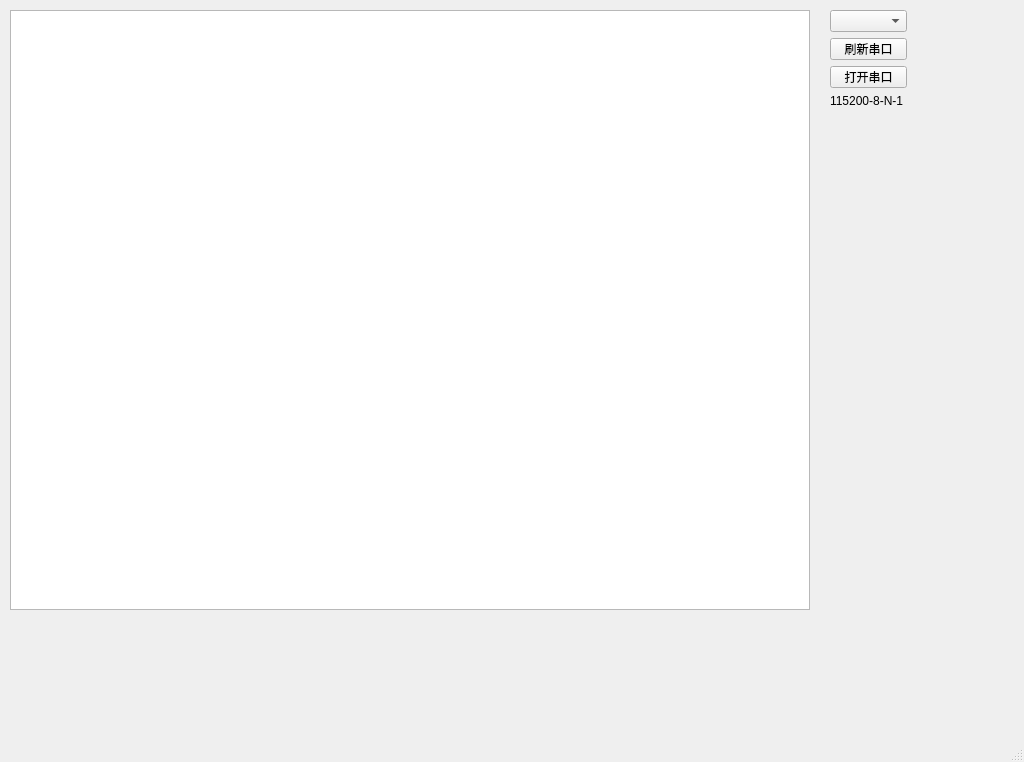
<?xml version="1.0" encoding="UTF-8"?>
<ui version="4.0">
 <class>MainWindow</class>
 <widget class="QMainWindow" name="MainWindow">
  <property name="geometry">
   <rect>
    <x>0</x>
    <y>0</y>
    <width>1024</width>
    <height>762</height>
   </rect>
  </property>
  <property name="minimumSize">
   <size>
    <width>1024</width>
    <height>762</height>
   </size>
  </property>
  <property name="maximumSize">
   <size>
    <width>1024</width>
    <height>762</height>
   </size>
  </property>
  <property name="windowTitle">
   <string>MainWindow</string>
  </property>
  <widget class="QWidget" name="centralwidget">
   <widget class="QtCharts::QChartView" name="graphicsView">
    <property name="geometry">
     <rect>
      <x>10</x>
      <y>10</y>
      <width>800</width>
      <height>600</height>
     </rect>
    </property>
    <property name="minimumSize">
     <size>
      <width>800</width>
      <height>600</height>
     </size>
    </property>
    <property name="maximumSize">
     <size>
      <width>800</width>
      <height>600</height>
     </size>
    </property>
   </widget>
   <widget class="QWidget" name="layoutWidget">
    <property name="geometry">
     <rect>
      <x>830</x>
      <y>10</y>
      <width>77</width>
      <height>98</height>
     </rect>
    </property>
    <layout class="QVBoxLayout" name="verticalLayout">
     <item>
      <widget class="QComboBox" name="comboBox"/>
     </item>
     <item>
      <widget class="QPushButton" name="pushButton">
       <property name="text">
        <string>刷新串口</string>
       </property>
      </widget>
     </item>
     <item>
      <widget class="QPushButton" name="pushButton_2">
       <property name="text">
        <string>打开串口</string>
       </property>
      </widget>
     </item>
     <item>
      <widget class="QLabel" name="label">
       <property name="text">
        <string>115200-8-N-1</string>
       </property>
      </widget>
     </item>
    </layout>
   </widget>
  </widget>
  <widget class="QMenuBar" name="menubar">
   <property name="geometry">
    <rect>
     <x>0</x>
     <y>0</y>
     <width>1024</width>
     <height>23</height>
    </rect>
   </property>
  </widget>
  <widget class="QStatusBar" name="statusbar"/>
 </widget>
 <customwidgets>
  <customwidget>
   <class>QtCharts::QChartView</class>
   <extends>QGraphicsView</extends>
   <header location="global">qchartview.h</header>
  </customwidget>
 </customwidgets>
 <resources/>
 <connections/>
</ui>
